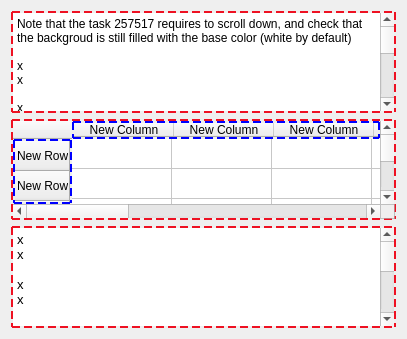
<?xml version="1.0" encoding="UTF-8"?>
<ui version="4.0">
 <class>Form</class>
 <widget class="QWidget" name="Form">
  <property name="geometry">
   <rect>
    <x>0</x>
    <y>0</y>
    <width>407</width>
    <height>339</height>
   </rect>
  </property>
  <property name="windowTitle">
   <string>Form</string>
  </property>
  <property name="styleSheet">
   <string notr="true">QAbstractScrollArea { border: 2px dashed #e12; }
QHeaderView { border-color: blue; }

</string>
  </property>
  <layout class="QVBoxLayout" name="verticalLayout">
   <item>
    <widget class="QPlainTextEdit" name="plainTextEdit">
     <property name="plainText">
      <string>Note that the task 257517 requires to scroll down, and check that the backgroud is still filled with the base color (white by default)

x
x

x
x

x
x

x
x

</string>
     </property>
    </widget>
   </item>
   <item>
    <widget class="QTableWidget" name="tableWidget">
     <row>
      <property name="text">
       <string>New Row</string>
      </property>
     </row>
     <row>
      <property name="text">
       <string>New Row</string>
      </property>
     </row>
     <row>
      <property name="text">
       <string>New Row</string>
      </property>
     </row>
     <row>
      <property name="text">
       <string>New Row</string>
      </property>
     </row>
     <row>
      <property name="text">
       <string>New Row</string>
      </property>
     </row>
     <row>
      <property name="text">
       <string>New Row</string>
      </property>
     </row>
     <row>
      <property name="text">
       <string>New Row</string>
      </property>
     </row>
     <row>
      <property name="text">
       <string>New Row</string>
      </property>
     </row>
     <row>
      <property name="text">
       <string>New Row</string>
      </property>
     </row>
     <row>
      <property name="text">
       <string>New Row</string>
      </property>
     </row>
     <row>
      <property name="text">
       <string>New Row</string>
      </property>
     </row>
     <row>
      <property name="text">
       <string>New Row</string>
      </property>
     </row>
     <row>
      <property name="text">
       <string>New Row</string>
      </property>
     </row>
     <row>
      <property name="text">
       <string>New Row</string>
      </property>
     </row>
     <column>
      <property name="text">
       <string>New Column</string>
      </property>
     </column>
     <column>
      <property name="text">
       <string>New Column</string>
      </property>
     </column>
     <column>
      <property name="text">
       <string>New Column</string>
      </property>
     </column>
     <column>
      <property name="text">
       <string>New Column</string>
      </property>
     </column>
     <column>
      <property name="text">
       <string>New Column</string>
      </property>
     </column>
     <column>
      <property name="text">
       <string>New Column</string>
      </property>
     </column>
     <column>
      <property name="text">
       <string>New Column</string>
      </property>
     </column>
     <column>
      <property name="text">
       <string>New Column</string>
      </property>
     </column>
     <column>
      <property name="text">
       <string>New Column</string>
      </property>
     </column>
     <column>
      <property name="text">
       <string>New Column</string>
      </property>
     </column>
    </widget>
   </item>
   <item>
    <widget class="QTextEdit" name="textEdit">
     <property name="html">
      <string>&lt;!DOCTYPE HTML PUBLIC &quot;-//W3C//DTD HTML 4.0//EN&quot; &quot;http://www.w3.org/TR/REC-html40/strict.dtd&quot;&gt;
&lt;html&gt;&lt;head&gt;&lt;meta name=&quot;qrichtext&quot; content=&quot;1&quot; /&gt;&lt;style type=&quot;text/css&quot;&gt;
p, li { white-space: pre-wrap; }
&lt;/style&gt;&lt;/head&gt;&lt;body style=&quot; font-family:'DejaVu Sans'; font-size:10pt; font-weight:400; font-style:normal;&quot;&gt;
&lt;p style=&quot; margin-top:0px; margin-bottom:0px; margin-left:0px; margin-right:0px; -qt-block-indent:0; text-indent:0px;&quot;&gt;x&lt;/p&gt;
&lt;p style=&quot; margin-top:0px; margin-bottom:0px; margin-left:0px; margin-right:0px; -qt-block-indent:0; text-indent:0px;&quot;&gt;x&lt;/p&gt;
&lt;p style=&quot;-qt-paragraph-type:empty; margin-top:0px; margin-bottom:0px; margin-left:0px; margin-right:0px; -qt-block-indent:0; text-indent:0px;&quot;&gt;&lt;/p&gt;
&lt;p style=&quot; margin-top:0px; margin-bottom:0px; margin-left:0px; margin-right:0px; -qt-block-indent:0; text-indent:0px;&quot;&gt;x&lt;/p&gt;
&lt;p style=&quot; margin-top:0px; margin-bottom:0px; margin-left:0px; margin-right:0px; -qt-block-indent:0; text-indent:0px;&quot;&gt;x&lt;/p&gt;
&lt;p style=&quot;-qt-paragraph-type:empty; margin-top:0px; margin-bottom:0px; margin-left:0px; margin-right:0px; -qt-block-indent:0; text-indent:0px;&quot;&gt;&lt;/p&gt;
&lt;p style=&quot; margin-top:0px; margin-bottom:0px; margin-left:0px; margin-right:0px; -qt-block-indent:0; text-indent:0px;&quot;&gt;x&lt;/p&gt;
&lt;p style=&quot; margin-top:0px; margin-bottom:0px; margin-left:0px; margin-right:0px; -qt-block-indent:0; text-indent:0px;&quot;&gt;x&lt;/p&gt;
&lt;p style=&quot;-qt-paragraph-type:empty; margin-top:0px; margin-bottom:0px; margin-left:0px; margin-right:0px; -qt-block-indent:0; text-indent:0px;&quot;&gt;&lt;/p&gt;
&lt;p style=&quot; margin-top:0px; margin-bottom:0px; margin-left:0px; margin-right:0px; -qt-block-indent:0; text-indent:0px;&quot;&gt;x&lt;/p&gt;
&lt;p style=&quot; margin-top:0px; margin-bottom:0px; margin-left:0px; margin-right:0px; -qt-block-indent:0; text-indent:0px;&quot;&gt;x&lt;/p&gt;
&lt;p style=&quot;-qt-paragraph-type:empty; margin-top:0px; margin-bottom:0px; margin-left:0px; margin-right:0px; -qt-block-indent:0; text-indent:0px;&quot;&gt;&lt;/p&gt;
&lt;p style=&quot; margin-top:0px; margin-bottom:0px; margin-left:0px; margin-right:0px; -qt-block-indent:0; text-indent:0px;&quot;&gt;x&lt;/p&gt;
&lt;p style=&quot; margin-top:0px; margin-bottom:0px; margin-left:0px; margin-right:0px; -qt-block-indent:0; text-indent:0px;&quot;&gt;x&lt;/p&gt;
&lt;p style=&quot;-qt-paragraph-type:empty; margin-top:0px; margin-bottom:0px; margin-left:0px; margin-right:0px; -qt-block-indent:0; text-indent:0px;&quot;&gt;&lt;/p&gt;&lt;/body&gt;&lt;/html&gt;</string>
     </property>
    </widget>
   </item>
  </layout>
 </widget>
 <resources/>
 <connections/>
</ui>
